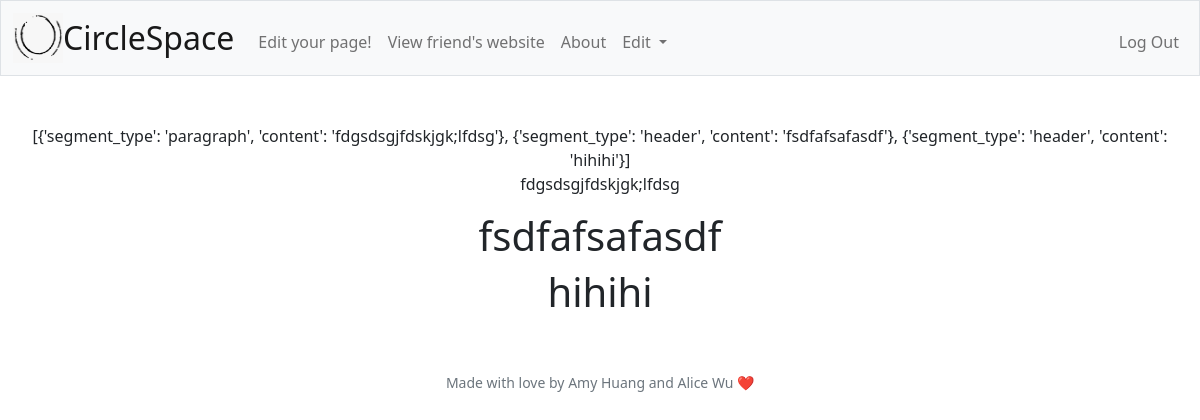
The page / (signed in) on the database its author committed.
### tables this page shows
CREATE TABLE segments (
    segment_id INTEGER PRIMARY KEY AUTOINCREMENT NOT NULL,
    user_id INTEGER NOT NULL,
    segment_type TEXT NOT NULL,
    content TEXT NOT NULL,
    location INTEGER NOT NULL,
    FOREIGN KEY(user_id) REFERENCES users(user_id)
);

### app.py (the view)
@app.route("/")
@login_required
def index():
    user_id = session["user_id"]
    segments = db.execute("SELECT segment_type, content FROM segments WHERE user_id = ? ORDER BY location", user_id)
    return render_template("index.html", segments = segments)

### app.py (called while the page is built)
@app.after_request
def after_request(response):
    response.headers["Cache-Control"] = "no-cache, no-store, must-revalidate"
    response.headers["Expires"] = 0
    response.headers["Pragma"] = "no-cache"
    return response

### helpers.py (called while the page is built)
def login_required(f):
    @wraps(f)
    def decorated_function(*args, **kwargs):
        if session.get("user_id") is None:
            return redirect("/login")
        return f(*args, **kwargs)
    return decorated_function

### templates/index.html (shortened to what this page needs)
{% extends "layout.html" %}
{% block main %}
    {{segments}}
    <br>
    {% for segment in segments %}
        {% if segment["segment_type"] == "header" %}
            <h1>{{ segment.content }} </h1>
        {% elif segment["segment_type"] == "paragraph" %}
            <p>{{ segment.content }}</p>
        {% elif segment["segment_type"] == "image" %}
            <a href="{{ segment.content }}" >
                <img src = "{{ segment.content }}">
            </a>
        {% elif segment["segment_type"] == "video" %}
            <iframe width="420" height="315" src="https://www.youtube.com/embed/{{ segment.content }}"
            frameborder="0" allow="accelerometer; autoplay; clipboard-write;
            encrypted-media; gyroscope; picture-in-picture" allowfullscreen></iframe>
        {% elif segment["segment_type"] == "spotify" %}
            <iframe src="https://open.spotify.com/embed/playlist/{{ segment.content }}?utm_source=generator"
            width="100%" height="380" frameBorder="0" allowfullscreen="" allow="autoplay;
            clipboard-write; encrypted-media; fullscreen; picture-in-picture"></iframe>
        {% endif %}
    {% endfor %}
{% endblock %}

### rows shown on the page
segments: content "fdgsdsgjfdskjgk;lfdsg"
segments: content "fsdfafsafasdf"
segments: content "hihihi"

### other values the page prints
{{ segments }} "[{'segment_type': 'paragraph', 'content': 'fdgsdsgjfdskjgk;lfdsg'}, {'segment_type': 'header', 'content': 'fsdfafsafasdf'}, {'segment_type': 'header', 'content': 'hihihi'}]"
